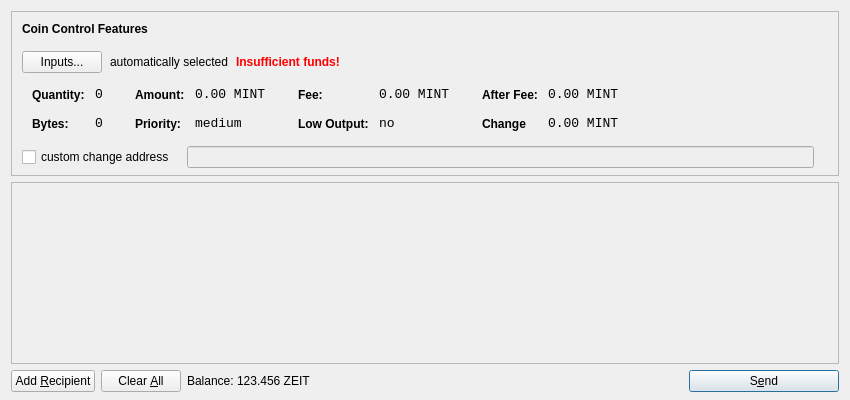
<?xml version="1.0" encoding="UTF-8"?>
<ui version="4.0">
 <class>SendCoinsDialog</class>
 <widget class="QDialog" name="SendCoinsDialog">
  <property name="geometry">
   <rect>
    <x>0</x>
    <y>0</y>
    <width>850</width>
    <height>400</height>
   </rect>
  </property>
  <property name="windowTitle">
   <string>Send Coins</string>
  </property>
  <layout class="QVBoxLayout" name="verticalLayout" stretch="0,1,0">
   <property name="bottomMargin">
    <number>8</number>
   </property>
   <item>
    <widget class="QFrame" name="frameCoinControl">
     <property name="sizePolicy">
      <sizepolicy hsizetype="Expanding" vsizetype="Expanding">
       <horstretch>0</horstretch>
       <verstretch>0</verstretch>
      </sizepolicy>
     </property>
     <property name="maximumSize">
      <size>
       <width>16777215</width>
       <height>16777215</height>
      </size>
     </property>
     <property name="frameShape">
      <enum>QFrame::StyledPanel</enum>
     </property>
     <property name="frameShadow">
      <enum>QFrame::Sunken</enum>
     </property>
     <layout class="QVBoxLayout" name="verticalLayoutCoinControl2">
      <property name="spacing">
       <number>-1</number>
      </property>
      <property name="leftMargin">
       <number>0</number>
      </property>
      <property name="topMargin">
       <number>0</number>
      </property>
      <property name="rightMargin">
       <number>0</number>
      </property>
      <property name="bottomMargin">
       <number>6</number>
      </property>
      <item>
       <layout class="QVBoxLayout" name="verticalLayoutCoinControl" stretch="0,0,0,0,1">
        <property name="spacing">
         <number>0</number>
        </property>
        <property name="leftMargin">
         <number>10</number>
        </property>
        <property name="topMargin">
         <number>10</number>
        </property>
        <item>
         <layout class="QHBoxLayout" name="horizontalLayoutCoinControl1">
          <property name="bottomMargin">
           <number>15</number>
          </property>
          <item>
           <widget class="QLabel" name="labelCoinControlFeatures">
            <property name="sizePolicy">
             <sizepolicy hsizetype="Preferred" vsizetype="Maximum">
              <horstretch>0</horstretch>
              <verstretch>0</verstretch>
             </sizepolicy>
            </property>
            <property name="font">
             <font>
              <weight>75</weight>
              <bold>true</bold>
             </font>
            </property>
            <property name="styleSheet">
             <string notr="true">font-weight:bold;</string>
            </property>
            <property name="text">
             <string>Coin Control Features</string>
            </property>
           </widget>
          </item>
         </layout>
        </item>
        <item>
         <layout class="QHBoxLayout" name="horizontalLayoutCoinControl2" stretch="0,0,0,0">
          <property name="spacing">
           <number>8</number>
          </property>
          <property name="bottomMargin">
           <number>10</number>
          </property>
          <item>
           <widget class="QPushButton" name="pushButtonCoinControl">
            <property name="styleSheet">
             <string notr="true"/>
            </property>
            <property name="text">
             <string>Inputs...</string>
            </property>
           </widget>
          </item>
          <item>
           <widget class="QLabel" name="labelCoinControlAutomaticallySelected">
            <property name="text">
             <string>automatically selected</string>
            </property>
            <property name="margin">
             <number>5</number>
            </property>
           </widget>
          </item>
          <item>
           <widget class="QLabel" name="labelCoinControlInsuffFunds">
            <property name="font">
             <font>
              <weight>75</weight>
              <bold>true</bold>
             </font>
            </property>
            <property name="styleSheet">
             <string notr="true">color:red;font-weight:bold;</string>
            </property>
            <property name="text">
             <string>Insufficient funds!</string>
            </property>
            <property name="margin">
             <number>5</number>
            </property>
           </widget>
          </item>
          <item>
           <spacer name="horizontalSpacerCoinControl">
            <property name="orientation">
             <enum>Qt::Horizontal</enum>
            </property>
            <property name="sizeHint" stdset="0">
             <size>
              <width>40</width>
              <height>1</height>
             </size>
            </property>
           </spacer>
          </item>
         </layout>
        </item>
        <item>
         <widget class="QWidget" name="widgetCoinControl" native="true">
          <property name="sizePolicy">
           <sizepolicy hsizetype="Preferred" vsizetype="Preferred">
            <horstretch>0</horstretch>
            <verstretch>0</verstretch>
           </sizepolicy>
          </property>
          <property name="minimumSize">
           <size>
            <width>0</width>
            <height>0</height>
           </size>
          </property>
          <property name="styleSheet">
           <string notr="true"/>
          </property>
          <layout class="QHBoxLayout" name="horizontalLayoutCoinControl5">
           <property name="margin">
            <number>0</number>
           </property>
           <item>
            <layout class="QHBoxLayout" name="horizontalLayoutCoinControl3" stretch="0,0,0,1">
             <property name="spacing">
              <number>20</number>
             </property>
             <property name="topMargin">
              <number>0</number>
             </property>
             <property name="bottomMargin">
              <number>10</number>
             </property>
             <item>
              <layout class="QFormLayout" name="formLayoutCoinControl1">
               <property name="horizontalSpacing">
                <number>10</number>
               </property>
               <property name="verticalSpacing">
                <number>14</number>
               </property>
               <property name="leftMargin">
                <number>10</number>
               </property>
               <property name="topMargin">
                <number>4</number>
               </property>
               <property name="rightMargin">
                <number>6</number>
               </property>
               <item row="0" column="0">
                <widget class="QLabel" name="labelCoinControlQuantityText">
                 <property name="styleSheet">
                  <string notr="true">font-weight:bold;</string>
                 </property>
                 <property name="text">
                  <string>Quantity:</string>
                 </property>
                 <property name="margin">
                  <number>0</number>
                 </property>
                </widget>
               </item>
               <item row="0" column="1">
                <widget class="QLabel" name="labelCoinControlQuantity">
                 <property name="font">
                  <font>
                   <family>Monospace</family>
                   <pointsize>10</pointsize>
                  </font>
                 </property>
                 <property name="cursor">
                  <cursorShape>IBeamCursor</cursorShape>
                 </property>
                 <property name="contextMenuPolicy">
                  <enum>Qt::ActionsContextMenu</enum>
                 </property>
                 <property name="text">
                  <string>0</string>
                 </property>
                 <property name="margin">
                  <number>0</number>
                 </property>
                 <property name="textInteractionFlags">
                  <set>Qt::LinksAccessibleByMouse|Qt::TextSelectableByKeyboard|Qt::TextSelectableByMouse</set>
                 </property>
                </widget>
               </item>
               <item row="1" column="0">
                <widget class="QLabel" name="labelCoinControlBytesText">
                 <property name="styleSheet">
                  <string notr="true">font-weight:bold;</string>
                 </property>
                 <property name="text">
                  <string>Bytes:</string>
                 </property>
                </widget>
               </item>
               <item row="1" column="1">
                <widget class="QLabel" name="labelCoinControlBytes">
                 <property name="font">
                  <font>
                   <family>Monospace</family>
                   <pointsize>10</pointsize>
                  </font>
                 </property>
                 <property name="cursor">
                  <cursorShape>IBeamCursor</cursorShape>
                 </property>
                 <property name="contextMenuPolicy">
                  <enum>Qt::ActionsContextMenu</enum>
                 </property>
                 <property name="text">
                  <string>0</string>
                 </property>
                 <property name="textInteractionFlags">
                  <set>Qt::LinksAccessibleByMouse|Qt::TextSelectableByKeyboard|Qt::TextSelectableByMouse</set>
                 </property>
                </widget>
               </item>
              </layout>
             </item>
             <item>
              <layout class="QFormLayout" name="formLayoutCoinControl2">
               <property name="horizontalSpacing">
                <number>10</number>
               </property>
               <property name="verticalSpacing">
                <number>14</number>
               </property>
               <property name="leftMargin">
                <number>6</number>
               </property>
               <property name="topMargin">
                <number>4</number>
               </property>
               <property name="rightMargin">
                <number>6</number>
               </property>
               <item row="0" column="0">
                <widget class="QLabel" name="labelCoinControlAmountText">
                 <property name="styleSheet">
                  <string notr="true">font-weight:bold;</string>
                 </property>
                 <property name="text">
                  <string>Amount:</string>
                 </property>
                 <property name="margin">
                  <number>0</number>
                 </property>
                </widget>
               </item>
               <item row="0" column="1">
                <widget class="QLabel" name="labelCoinControlAmount">
                 <property name="font">
                  <font>
                   <family>Monospace</family>
                   <pointsize>10</pointsize>
                  </font>
                 </property>
                 <property name="cursor">
                  <cursorShape>IBeamCursor</cursorShape>
                 </property>
                 <property name="contextMenuPolicy">
                  <enum>Qt::ActionsContextMenu</enum>
                 </property>
                 <property name="text">
                  <string>0.00 MINT</string>
                 </property>
                 <property name="textInteractionFlags">
                  <set>Qt::LinksAccessibleByMouse|Qt::TextSelectableByKeyboard|Qt::TextSelectableByMouse</set>
                 </property>
                </widget>
               </item>
               <item row="1" column="0">
                <widget class="QLabel" name="labelCoinControlPriorityText">
                 <property name="styleSheet">
                  <string notr="true">font-weight:bold;</string>
                 </property>
                 <property name="text">
                  <string>Priority:</string>
                 </property>
                </widget>
               </item>
               <item row="1" column="1">
                <widget class="QLabel" name="labelCoinControlPriority">
                 <property name="font">
                  <font>
                   <family>Monospace</family>
                   <pointsize>10</pointsize>
                  </font>
                 </property>
                 <property name="cursor">
                  <cursorShape>IBeamCursor</cursorShape>
                 </property>
                 <property name="contextMenuPolicy">
                  <enum>Qt::ActionsContextMenu</enum>
                 </property>
                 <property name="text">
                  <string>medium</string>
                 </property>
                 <property name="textInteractionFlags">
                  <set>Qt::LinksAccessibleByMouse|Qt::TextSelectableByKeyboard|Qt::TextSelectableByMouse</set>
                 </property>
                </widget>
               </item>
              </layout>
             </item>
             <item>
              <layout class="QFormLayout" name="formLayoutCoinControl3">
               <property name="horizontalSpacing">
                <number>10</number>
               </property>
               <property name="verticalSpacing">
                <number>14</number>
               </property>
               <property name="leftMargin">
                <number>6</number>
               </property>
               <property name="topMargin">
                <number>4</number>
               </property>
               <property name="rightMargin">
                <number>6</number>
               </property>
               <item row="0" column="0">
                <widget class="QLabel" name="labelCoinControlFeeText">
                 <property name="styleSheet">
                  <string notr="true">font-weight:bold;</string>
                 </property>
                 <property name="text">
                  <string>Fee:</string>
                 </property>
                 <property name="margin">
                  <number>0</number>
                 </property>
                </widget>
               </item>
               <item row="0" column="1">
                <widget class="QLabel" name="labelCoinControlFee">
                 <property name="font">
                  <font>
                   <family>Monospace</family>
                   <pointsize>10</pointsize>
                  </font>
                 </property>
                 <property name="cursor">
                  <cursorShape>IBeamCursor</cursorShape>
                 </property>
                 <property name="contextMenuPolicy">
                  <enum>Qt::ActionsContextMenu</enum>
                 </property>
                 <property name="text">
                  <string>0.00 MINT</string>
                 </property>
                 <property name="textInteractionFlags">
                  <set>Qt::LinksAccessibleByMouse|Qt::TextSelectableByKeyboard|Qt::TextSelectableByMouse</set>
                 </property>
                </widget>
               </item>
               <item row="1" column="0">
                <widget class="QLabel" name="labelCoinControlLowOutputText">
                 <property name="styleSheet">
                  <string notr="true">font-weight:bold;</string>
                 </property>
                 <property name="text">
                  <string>Low Output:</string>
                 </property>
                </widget>
               </item>
               <item row="1" column="1">
                <widget class="QLabel" name="labelCoinControlLowOutput">
                 <property name="font">
                  <font>
                   <family>Monospace</family>
                   <pointsize>10</pointsize>
                  </font>
                 </property>
                 <property name="cursor">
                  <cursorShape>IBeamCursor</cursorShape>
                 </property>
                 <property name="contextMenuPolicy">
                  <enum>Qt::ActionsContextMenu</enum>
                 </property>
                 <property name="text">
                  <string>no</string>
                 </property>
                 <property name="textInteractionFlags">
                  <set>Qt::LinksAccessibleByMouse|Qt::TextSelectableByKeyboard|Qt::TextSelectableByMouse</set>
                 </property>
                </widget>
               </item>
              </layout>
             </item>
             <item>
              <layout class="QFormLayout" name="formLayoutCoinControl4">
               <property name="horizontalSpacing">
                <number>10</number>
               </property>
               <property name="verticalSpacing">
                <number>14</number>
               </property>
               <property name="leftMargin">
                <number>6</number>
               </property>
               <property name="topMargin">
                <number>4</number>
               </property>
               <property name="rightMargin">
                <number>6</number>
               </property>
               <item row="0" column="0">
                <widget class="QLabel" name="labelCoinControlAfterFeeText">
                 <property name="styleSheet">
                  <string notr="true">font-weight:bold;</string>
                 </property>
                 <property name="text">
                  <string>After Fee:</string>
                 </property>
                 <property name="margin">
                  <number>0</number>
                 </property>
                </widget>
               </item>
               <item row="0" column="1">
                <widget class="QLabel" name="labelCoinControlAfterFee">
                 <property name="font">
                  <font>
                   <family>Monospace</family>
                   <pointsize>10</pointsize>
                  </font>
                 </property>
                 <property name="cursor">
                  <cursorShape>IBeamCursor</cursorShape>
                 </property>
                 <property name="contextMenuPolicy">
                  <enum>Qt::ActionsContextMenu</enum>
                 </property>
                 <property name="text">
                  <string>0.00 MINT</string>
                 </property>
                 <property name="textInteractionFlags">
                  <set>Qt::LinksAccessibleByMouse|Qt::TextSelectableByKeyboard|Qt::TextSelectableByMouse</set>
                 </property>
                </widget>
               </item>
               <item row="1" column="0">
                <widget class="QLabel" name="labelCoinControlChangeText">
                 <property name="styleSheet">
                  <string notr="true">font-weight:bold;</string>
                 </property>
                 <property name="text">
                  <string>Change</string>
                 </property>
                </widget>
               </item>
               <item row="1" column="1">
                <widget class="QLabel" name="labelCoinControlChange">
                 <property name="font">
                  <font>
                   <family>Monospace</family>
                   <pointsize>10</pointsize>
                  </font>
                 </property>
                 <property name="cursor">
                  <cursorShape>IBeamCursor</cursorShape>
                 </property>
                 <property name="contextMenuPolicy">
                  <enum>Qt::ActionsContextMenu</enum>
                 </property>
                 <property name="text">
                  <string>0.00 MINT</string>
                 </property>
                 <property name="textInteractionFlags">
                  <set>Qt::LinksAccessibleByMouse|Qt::TextSelectableByKeyboard|Qt::TextSelectableByMouse</set>
                 </property>
                </widget>
               </item>
              </layout>
             </item>
            </layout>
           </item>
          </layout>
         </widget>
        </item>
        <item>
         <layout class="QHBoxLayout" name="horizontalLayoutCoinControl4" stretch="0,0,0">
          <property name="spacing">
           <number>12</number>
          </property>
          <property name="sizeConstraint">
           <enum>QLayout::SetDefaultConstraint</enum>
          </property>
          <property name="topMargin">
           <number>5</number>
          </property>
          <property name="rightMargin">
           <number>5</number>
          </property>
          <item>
           <widget class="QCheckBox" name="checkBoxCoinControlChange">
            <property name="text">
             <string>custom change address</string>
            </property>
           </widget>
          </item>
          <item>
           <widget class="QLineEdit" name="lineEditCoinControlChange">
            <property name="enabled">
             <bool>false</bool>
            </property>
            <property name="sizePolicy">
             <sizepolicy hsizetype="Expanding" vsizetype="Fixed">
              <horstretch>0</horstretch>
              <verstretch>0</verstretch>
             </sizepolicy>
            </property>
           </widget>
          </item>
          <item>
           <widget class="QLabel" name="labelCoinControlChangeLabel">
            <property name="sizePolicy">
             <sizepolicy hsizetype="Preferred" vsizetype="Expanding">
              <horstretch>0</horstretch>
              <verstretch>0</verstretch>
             </sizepolicy>
            </property>
            <property name="minimumSize">
             <size>
              <width>0</width>
              <height>0</height>
             </size>
            </property>
            <property name="text">
             <string/>
            </property>
            <property name="margin">
             <number>3</number>
            </property>
           </widget>
          </item>
         </layout>
        </item>
        <item>
         <spacer name="verticalSpacerCoinControl">
          <property name="orientation">
           <enum>Qt::Vertical</enum>
          </property>
          <property name="sizeHint" stdset="0">
           <size>
            <width>800</width>
            <height>1</height>
           </size>
          </property>
         </spacer>
        </item>
       </layout>
      </item>
     </layout>
    </widget>
   </item>
   <item>
    <widget class="QScrollArea" name="scrollArea">
     <property name="widgetResizable">
      <bool>true</bool>
     </property>
     <widget class="QWidget" name="scrollAreaWidgetContents">
      <property name="geometry">
       <rect>
        <x>0</x>
        <y>0</y>
        <width>830</width>
        <height>165</height>
       </rect>
      </property>
      <layout class="QVBoxLayout" name="verticalLayout_2">
       <property name="margin">
        <number>0</number>
       </property>
       <item>
        <layout class="QVBoxLayout" name="entries">
         <property name="spacing">
          <number>6</number>
         </property>
        </layout>
       </item>
       <item>
        <spacer name="verticalSpacer">
         <property name="orientation">
          <enum>Qt::Vertical</enum>
         </property>
         <property name="sizeHint" stdset="0">
          <size>
           <width>20</width>
           <height>40</height>
          </size>
         </property>
        </spacer>
       </item>
      </layout>
     </widget>
    </widget>
   </item>
   <item>
    <layout class="QHBoxLayout" name="horizontalLayout">
     <item>
      <widget class="QPushButton" name="addButton">
       <property name="toolTip">
        <string>Send to multiple recipients at once</string>
       </property>
       <property name="text">
        <string>Add &amp;Recipient</string>
       </property>
       <property name="icon">
        <iconset resource="../bitcoin.qrc">
         <normaloff>:/icons/add</normaloff>:/icons/add</iconset>
       </property>
       <property name="autoDefault">
        <bool>false</bool>
       </property>
      </widget>
     </item>
     <item>
      <widget class="QPushButton" name="clearButton">
       <property name="sizePolicy">
        <sizepolicy hsizetype="Minimum" vsizetype="Fixed">
         <horstretch>0</horstretch>
         <verstretch>0</verstretch>
        </sizepolicy>
       </property>
       <property name="toolTip">
        <string>Remove all transaction fields</string>
       </property>
       <property name="text">
        <string>Clear &amp;All</string>
       </property>
       <property name="icon">
        <iconset resource="../bitcoin.qrc">
         <normaloff>:/icons/remove</normaloff>:/icons/remove</iconset>
       </property>
       <property name="autoRepeatDelay">
        <number>300</number>
       </property>
       <property name="autoDefault">
        <bool>false</bool>
       </property>
      </widget>
     </item>
     <item>
      <layout class="QHBoxLayout" name="horizontalLayout_2">
       <property name="spacing">
        <number>3</number>
       </property>
       <item>
        <widget class="QLabel" name="label">
         <property name="text">
          <string>Balance:</string>
         </property>
        </widget>
       </item>
       <item>
        <widget class="QLabel" name="labelBalance">
         <property name="cursor">
          <cursorShape>IBeamCursor</cursorShape>
         </property>
         <property name="text">
          <string>123.456 ZEIT</string>
         </property>
         <property name="textInteractionFlags">
          <set>Qt::LinksAccessibleByMouse|Qt::TextSelectableByKeyboard|Qt::TextSelectableByMouse</set>
         </property>
        </widget>
       </item>
      </layout>
     </item>
     <item>
      <spacer name="horizontalSpacer">
       <property name="orientation">
        <enum>Qt::Horizontal</enum>
       </property>
       <property name="sizeHint" stdset="0">
        <size>
         <width>40</width>
         <height>20</height>
        </size>
       </property>
      </spacer>
     </item>
     <item>
      <widget class="QPushButton" name="sendButton">
       <property name="minimumSize">
        <size>
         <width>150</width>
         <height>0</height>
        </size>
       </property>
       <property name="toolTip">
        <string>Confirm the send action</string>
       </property>
       <property name="text">
        <string>S&amp;end</string>
       </property>
       <property name="icon">
        <iconset resource="../bitcoin.qrc">
         <normaloff>:/icons/send</normaloff>:/icons/send</iconset>
       </property>
       <property name="default">
        <bool>true</bool>
       </property>
      </widget>
     </item>
    </layout>
   </item>
  </layout>
 </widget>
 <resources>
  <include location="../bitcoin.qrc"/>
 </resources>
 <connections/>
</ui>
